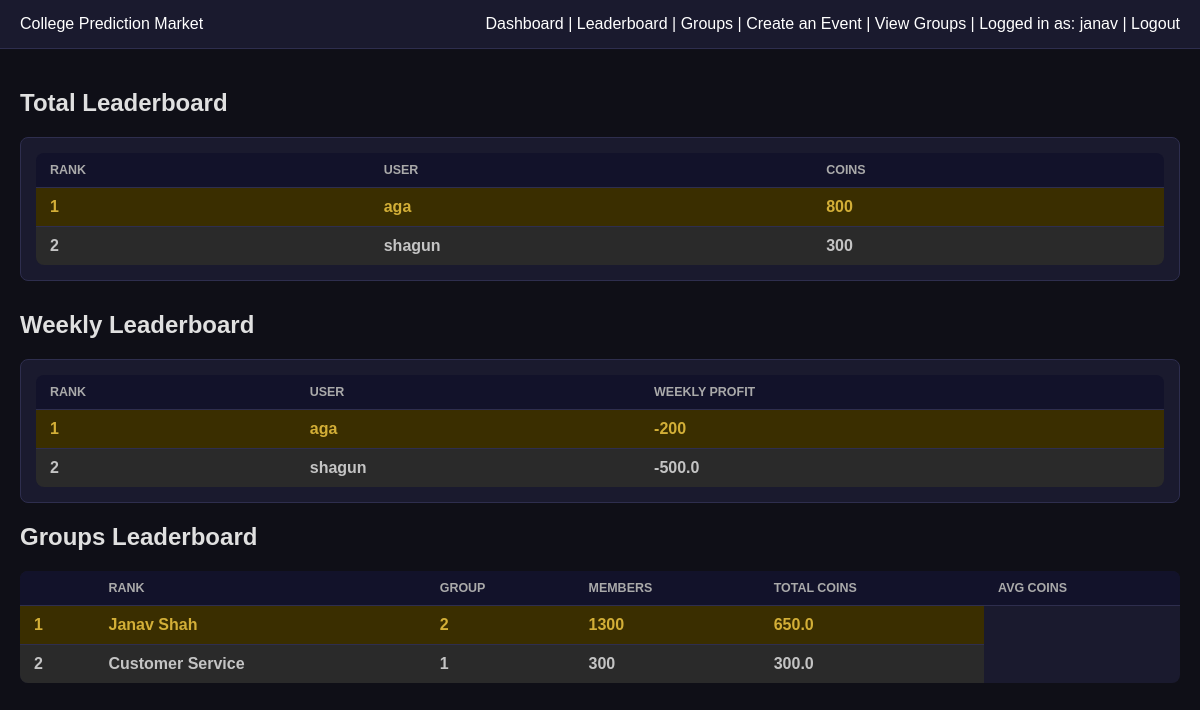
/leaderboard (signed in), run on the app's committed database.
### models.py (models this page shows)
class User(db.Model):
    __tablename__ = "users"
    id = db.Column(db.Integer, primary_key = True)
    username = db.Column(db.String(50), unique = True, nullable = False)
    password_hash = db.Column(db.String(50), nullable = False)
    coins = db.Column(db.Integer, default = 1000)
    created_at = db.Column(db.DateTime, default = datetime.utcnow)
    is_admin = db.Column(db.Boolean, default = False)
    roll_number = db.Column(db.String(20), unique = True, nullable = False)

class Group(db.Model):
    __tablename__ = "groups"
    id = db.Column(db.Integer, primary_key=True)
    name = db.Column(db.String(100), unique=True, nullable = False)
    owner_id = db.Column(db.Integer, db.ForeignKey("users.id"), nullable=False)
    created_at = db.Column(db.DateTime, default = datetime.utcnow)

### routes/betting.py (the view)
@betting_bp.route("/leaderboard")
def leaderboard():
    if "user_id" not in session:
        return redirect(url_for("auth.login"))
    current_user = db.session.get(User, session["user_id"])
    total_users = User.query.filter(User.is_admin==False).order_by(User.coins.desc()).limit(7).all()
    week_start = datetime.utcnow() - timedelta(days=7)
    weekly_results = (
        db.session.query(
            User.username,
            db.func.sum(
                case(
                    (Bet.side == Event.result,
                     Bet.amount * Bet.odds_at_time - Bet.amount),
                    else_=-Bet.amount
                )
            ).label("weekly_profit")
        )
        .join(Bet, Bet.user_id == User.id)
        .join(Event, Event.id == Bet.event_id)
        .filter(Event.status == "resolved")
        .filter(Event.created_at >= week_start)
        .group_by(User.id)
        .order_by(db.desc("weekly_profit"))
        .limit(7)
        .all()
    )
    groups_data=[]
    for group in Group.query.all():
        memberships = GroupMembership.query.filter_by(group_id = group.id, status='member').all()
        if not memberships:
            continue
        total_coins=0
        total_pnl=0
        for m in memberships:
            member = db.session.get(User, m.user_id)
            total_coins+=member.coins
            total_pnl += (member.coins - m.coins_at_join) if m.coins_at_join is not None else 0
        groups_data.append({
            "group": group,
            "total_coins": total_coins,
            "average_coins" : round(total_coins/len(memberships), 1),
            "total_pnl": total_pnl,
            "member_count": len(memberships)
        })
    return render_template(
        "leaderboard.html",
        total_users=total_users,
        weekly_results=weekly_results,
        group_data=groups_data,
        current_user=current_user
    )

### templates/leaderboard.html
{% extends "base.html" %}
{% block content %}
<h2>Total Leaderboard</h2>
<div class="event-card">
<table style="width:100%; border-collapse: collapse;">
<thead>
<tr>
    <th style="text-align:left;">Rank</th>
    <th style="text-align:left;">User</th>
    <th style="text-align:left;">Coins</th>
</tr>
</thead>
<tbody>
{% for user in total_users %}
<tr {% if user.id == current_user.id %}style="font-weight:bold;"{% endif %} class="
{% if loop.index == 1 %}gold
{% elif loop.index == 2 %}silver
{% elif loop.index == 3 %}bronze
{% endif %}">
    <td>{{ loop.index }}</td>
    <td>{{ user.username }}</td>
    <td>{{ user.coins }}</td>
</tr>
{% endfor %}
</tbody>
</table>
</div>
<h2 style="margin-top:30px;">Weekly Leaderboard</h2>
<div class="event-card">
<table style="width:100%; border-collapse: collapse;">
<thead>
<tr>
    <th style="text-align:left;">Rank</th>
    <th style="text-align:left;">User</th>
    <th style="text-align:left;">Weekly Profit</th>
</tr>
</thead>
<tbody>
{% for row in weekly_results %}
<tr class="
{% if loop.index == 1 %}gold
{% elif loop.index == 2 %}silver
{% elif loop.index == 3 %}bronze
{% endif %}">
    <td>{{ loop.index }}</td>
    <td>{{ row.username }}</td>
    <td>{{ row.weekly_profit | round(2) }}</td>
</tr>
{% endfor %}
</tbody>
</table>
</div>
<div>
    <h2>Groups Leaderboard</h2>
    <table>
        <th>
            <th style="text-align:left;">Rank</th>
            <th style="text-align:left;">Group</th>
            <th style="text-align:left;">Members</th>
            <th style="text-align:left;">Total Coins</th>
            <th style="text-align:left;">Avg Coins</th>
        </th>
        <tbody>
            {%for row in group_data%}
            <tr class="
                {%if loop.index == 1%}gold
                {%elif loop.index == 2%}silver
                {%elif loop.index == 3%}bronze
                {%endif%}">
                <td>{{ loop.index }}</td>
                <td>{{ row.group.name }}</td>
                <td>{{ row.member_count }}</td>
                <td>{{ row.total_coins }}</td>
                <td>{{ row.average_coins }}</td>
            </tr>
            {%endfor%}
        </tbody>
    </table>
</div>
{% endblock %}

### templates/base.html (shortened to what this page needs)
<!DOCTYPE html>
<html>
<head>
    <link rel="stylesheet" href="{{url_for('static', filename='css/style.css')}}" </head>
<body>
    <div class="navbar">
        <div style="display: flex; justify-content: space-between; align-items: center;">
            College Prediction Market
            {%if current_user%}
            <div>
                <a href="{{ url_for('betting.dashboard') }}" style="color: white;">Dashboard</a> |
                <a href="{{ url_for('betting.leaderboard') }}" style="color: white;">Leaderboard</a> |
                <a href="{{ url_for('groups.groups') }}" style="color: white;">Groups</a> |
                {%if current_user.is_admin%}
                <a href="{{url_for('admin.create_event')}}" style="color: white;">Create an Event</a> |
                <a href="{{url_for('admin.admin_groups')}}" style="color: white;">View Groups</a> |
                {%else%}
                Coins: {{current_user.coins}} |
                <a href="{{url_for('auth.profile')}}" style="color: white;">Profile</a> |
                {%endif%}
                Logged in as: {{current_user.username}} |
                <a href="{{url_for('auth.logout')}}" style="color: white;">Logout</a>
            </div>
            {%endif%}
        </div>
    </div>
    <div class="container">
        {% block content %}{% endblock %}
    </div>
</body>
</html>

### static/css/style.css (style rules this page uses)
body { font-family: Arial; background: #0f0f17; color: #e0e0e0; margin: 0; }
a { color: #7eb8f7; }
.navbar { background: #1a1a2e; color: white; padding: 15px 20px; border-bottom: 1px solid #2e2e4e; }
.navbar a { color: #ccc; text-decoration: none; }
.container { padding: 20px; }
.event-card { background: #1a1a2e; border: 1px solid #2e2e4e; padding: 15px; margin-bottom: 15px; border-radius: 8px; }
table { width: 100%; border-collapse: collapse; background: #1a1a2e; border-radius: 8px; overflow: hidden; }
th, td { padding: 10px 14px; border-bottom: 1px solid #2e2e4e; text-align: left; }
th { background: #12122a; color: #aaa; font-size: 0.78rem; text-transform: uppercase; }
tr:last-child td { border-bottom: none; }
.gold { background: #3a2e00; color: #d3af37; font-weight: bold; }
.silver { background: #2a2a2a; color: #c4c4c4; font-weight: bold; }

### data on the page
User: username "janav"
User: username "aga", coins "800", weekly_profit "-200"
User: username "shagun", coins "300", weekly_profit "-500.0"
Group: group.name "Janav Shah"
Group: group.name "Customer Service"

### other printed values
{{ row.member_count }} "2" "1"
{{ row.total_coins }} "1300" "300"
{{ row.average_coins }} "650.0" "300.0"
